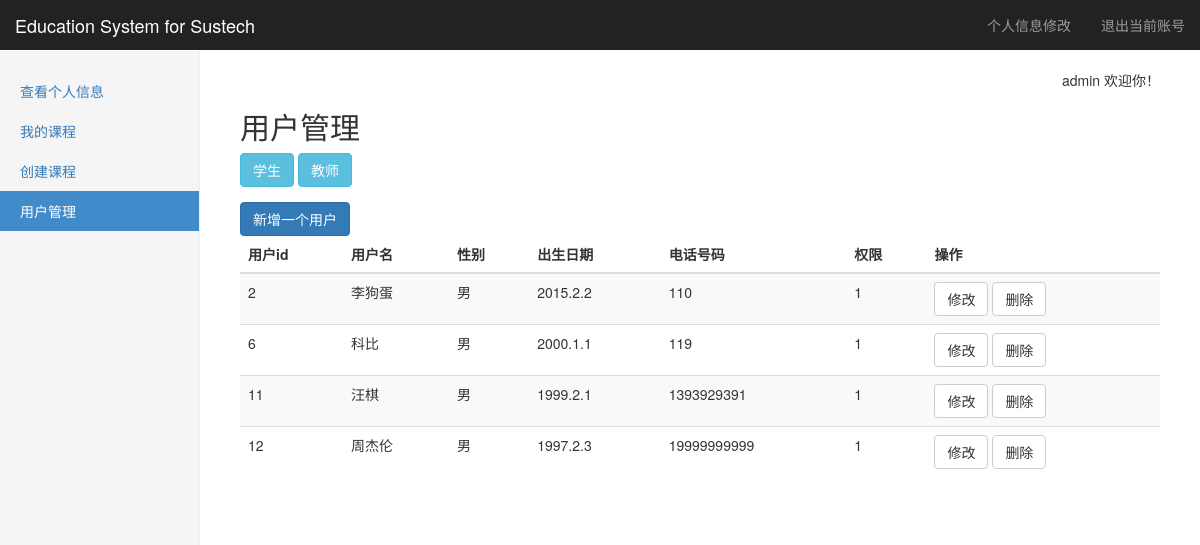
The app's page /account (signed in) with its own data.
### tables this page shows
CREATE TABLE "infor" (
	`userid`	int NOT NULL,
	`telephone`	string NOT NULL,
	`sex`	string NOT NULL,
	`born`	string NOT NULL
);

CREATE TABLE "account" (
	`userid`	INTEGER NOT NULL PRIMARY KEY AUTOINCREMENT,
	`username`	string NOT NULL,
	`password`	string NOT NULL,
	`privilege`	int NOT NULL
);

### Listener.py (the view, shortened to what this page needs)
@app.route(account_url, methods=['GET', 'POST'])
def account():
    Infor=SQL_Infor(get_db())
    Account=SQL_Account(get_db())
    if not (session.get('login') and session.get('username') and session.get('privilege')):
        return redirect(url_for('logout'))
    username = session['username']
    p = session['privilege']
    sidebar = GetSideBar(GetBar(p), '用户管理')
    privilege=request.args.get('privilege','1')
    if(p!=3):
        return redirect(url_for("introduction"))
    if(privilege=="2"):
        user=Infor.GetUserBYprivilege(2)
    else:
        user = Infor.GetUserBYprivilege(1)
    return render_template("account.html",username=username,p=p,sidebar=sidebar,user=user)

### Config/Link_db.py (called while the page is built)
    def select(self,sql):
        try:
            self.__cursor.execute(sql)
            data = self.__cursor.fetchall()
            return data
        except:
            print("Error: unable to fecth data with sql query: "+sql)
            return False

    def close(self):
        if(self.__db!=None):
            self.__db.close()

### Listener.py (called while the page is built)
def get_db():   #使用flask的g对象，每次访问都会有个独立的g对象，保证线程的数据库操作的安全
    if not hasattr(g, 'db'):
        g.db = Link_db()
    return g.db

def GetBar(privilege):  #根据用户privilege返回不同的sidebar
    if(privilege==3):
        return adminbar
    elif(privilege==2):
        return teacherbar
    elif(privilege==1):
        return studentbar

### SQL_libarary/Func_lib.py (called while the page is built)
def GetSideBar(sidebar,activebar=None): #对sidebar进行整理并返回整理好的元组
    result=[]
    for key in sidebar:
        bar1={}
        bar1['name']=key
        bar1['href']=sidebar[key]
        if(activebar==key):
            bar1['active']='active'
        result.append(bar1)
    return result

### SQL_libarary/SQL_Infor.py (called while the page is built)
    def GetUserBYprivilege(self,privilege):
        sql = "select i.userid,username,born,sex,telephone,privilege from %s i join %s a on a.userid=i.userid where privilege=%s"\
              %(InforTable,AccountTable,privilege)
        data = self.__db.select(sql)
        result=[]
        for i in data:
            mydict={'userid':i[0],'username':i[1],'born':i[2],'sex':i[3],'telephone':i[4],'privilege':i[5]}
            result.append(mydict)
        return result

### templates/account.html (shortened to what this page needs)
{% extends "layout.html" %}
{% block body %}
<h2>用户管理</h2>
<div class="form-group">
<button class="btn btn-info" onclick="go(1);">学生</button>
<button class="btn btn-info" onclick="go(2);">教师</button>
</div>
<button class="btn btn-primary" onclick="show3();">新增一个用户</button>
<div class="table-responsive">
            <table class="table table-striped">
              <thead>
                <tr>
                  <th>用户id</th>
                  <th>用户名</th>
                  <th>性别</th>
                  <th>出生日期</th>
				  <th>电话号码</th>
				  <th>权限</th>
				  <th>操作</th>
                </tr>
              </thead>
			  <tbody>
                {% for i in user %}
				<tr>
					<td>{{ i.userid }}</td>
					<td>{{ i.username }}</td>
					<td>{{ i.sex}}</td>
					<td>{{ i.born }}</td>
					<td>{{ i.telephone }}</td>
					<td>{{ i.privilege }}</td>
					<td>
					<button class="btn btn-default"
						onclick=
	"show1('{{ i.username }}','{{ i.sex }}','{{ i.born }}','{{ i.telephone }}','{{ i.privilege }}')">
						修改
						</button>
						<button class="btn btn-default"
						onclick=
	"show2('{{ i.username }}','{{ i.sex }}','{{ i.born }}','{{ i.telephone }}','{{ i.privilege }}')">
						删除
						</button>
					</td>
				</tr>
				{% endfor %}
			</tbody>
            </table>
</div>
{% endblock %}

### templates/layout.html (shortened to what this page needs)
<!DOCTYPE html>
<html lang="zh-CN">
  <head>
	<link href="../static/css/bootstrap.min.css" rel="stylesheet">
	<link href="../static/css/dashboard.css" rel="stylesheet">
  </head>
  <body>
	    <nav class="navbar navbar-inverse navbar-fixed-top">
		  <div class="container-fluid">
			<div class="navbar-header">
			  <a class="navbar-brand" href="/introduction">Education System for Sustech</a>
			</div>
			<div id="navbar" class="navbar-collapse collapse">
			  <ul class="nav navbar-nav navbar-right">
				<li><a href="/myinformation/change">个人信息修改</a></li>
				<li><a href="/logout">退出当前账号</a></li>
			  </ul>
			</div>
		  </div>
		</nav>
		<div class="container-fluid">
		  <div class="row">
			<div class="col-sm-3 col-md-2 sidebar">
			  <ul class="nav nav-sidebar">
			  {% for bar in sidebar %}
				<li {% if bar.active=="active" %}class="active"{% endif %}>
					<a href="{{ bar.href }}">{{ bar.name }}</a>
				</li>
			  {% endfor %}
			  </ul>
			</div>
			<div class="col-sm-9 col-sm-offset-3 col-md-10 col-md-offset-2 main">
			<p class="text-right">{{ username }}  欢迎你！</p>
				{% block body %}{% endblock %}
			</div>
		  </div>
		</div>
  </body>
</html>

### static/css/dashboard.css (style rules this page uses)
body { padding-top: 50px; }
.navbar-fixed-top { border: 0; }
.sidebar { display: none; }
@media (min-width: 768px) { .sidebar { position: fixed; top: 51px; bottom: 0; left: 0; z-index: 1000; display: block; padding: 20px; overflow-x: hidden; overflow-y: auto; background-color: #f5f5f5; border-right: 1px solid #eee; } }
.nav-sidebar { margin-right: -21px; margin-bottom: 20px; margin-left: -20px; }
.nav-sidebar > li > a { padding-right: 20px; padding-left: 20px; }
.nav-sidebar > .active > a, .nav-sidebar > .active > a:hover, .nav-sidebar > .active > a:focus { color: #fff; background-color: #428bca; }
.main { padding: 20px; }
@media (min-width: 768px) { .main { padding-right: 40px; padding-left: 40px; } }

### records on screen
infor: userid "2", username "李狗蛋", sex "男", born "2015.2.2", telephone "110", privilege "1"
infor: userid "6", username "科比", sex "男", born "2000.1.1", telephone "119", privilege "1"
infor: userid "11", username "汪棋", sex "男", born "1999.2.1", telephone "1393929391", privilege "1"
infor: userid "12", username "周杰伦", sex "男", born "1997.2.3", telephone "19999999999", privilege "1"

### other values on screen
{{ bar.name }} "查看个人信息" "我的课程" "创建课程" "用户管理"
{{ username }} "admin"
